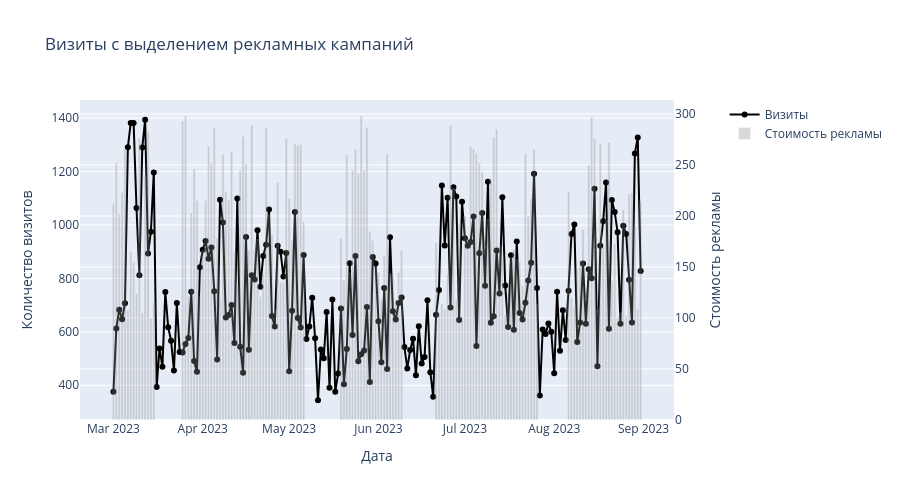

Source (notebook cell):
### Code cell
# Создаем подграфики
fig = make_subplots(specs=[[{"secondary_y": True}]])

# Получаем уникальные кампании
unique_campaigns = visits_registrations_ads['utm_campaign'].unique()

# Добавляем график визитов
fig.add_trace(
    go.Scatter(x=visits_registrations_ads['date_group'], 
               y=visits_registrations_ads['visits'],
               mode='lines+markers',
               name='Визиты',
               line=dict(color='black', width=2),
               marker=dict(size=6)),
    secondary_y=False
)

# Добавляем столбцы стоимости рекламы
fig.add_trace(
    go.Bar(x=visits_registrations_ads['date_group'], 
           y=visits_registrations_ads['cost'],
           name='Стоимость рекламы',
           marker_color='gray',
           opacity=0.3),
    secondary_y=True
)

# Добавляем цветовые области для кампаний
for campaign in unique_campaigns:
    if campaign != 'none':
        campaign_data = visits_registrations_ads[visits_registrations_ads['utm_campaign'] == campaign]
        for _, row in campaign_data.iterrows():
            fig.add_vrect(
                x0=row['date_group'] - pd.Timedelta(days=0.5),
                x1=row['date_group'] + pd.Timedelta(days=0.5),
                fillcolor= f'rgba({hash(campaign) % 255}, {(hash(campaign) * 2) % 255}, {(hash(campaign) * 3) % 255}, 0.2)',
                opacity=0.3,
                line_width=0,
                name=f'Кампания: {campaign}' if _ == campaign_data.index[0] else None
            )

# Настройка layout
fig.update_layout(
    title='Визиты с выделением рекламных кампаний',
    xaxis_title='Дата',
    hovermode='x unified',
    showlegend=True,
    height=500
)

# Настройка осей
fig.update_yaxes(title_text="Количество визитов", secondary_y=False)
fig.update_yaxes(title_text="Стоимость рекламы", secondary_y=True)

# Показываем график
fig.show()

### Figure 1 — Plotly figure (JSON) as saved in the notebook; plotly's stock layout.template omitted (floating-point values rounded to 4 significant figures; data arrays with more than 128 entries replaced by an {"elided": "..."} marker saying what was removed)
{"data": [{"line": {"color": "black", "width": 2}, "marker": {"size": 6}, "mode": "lines+markers", "name": "Визиты", "type": "scatter", "x": {"elided": "184 str values"}, "xaxis": "x", "y": {"elided": "184 int values"}, "yaxis": "y"}, {"marker": {"color": "gray"}, "name": "Стоимость рекламы", "opacity": 0.3, "type": "bar", "x": {"elided": "184 str values"}, "xaxis": "x", "y": {"elided": "184 float values"}, "yaxis": "y2"}], "layout": {"height": 500, "hovermode": "x unified", "shapes": [{"fillcolor": "rgba(117, 234, 96, 0.2)", "line": {"width": 0}, "name": "Кампания: advanced_algorithms_series", "opacity": 0.3, "type": "rect", "x0": "2023-03-01", "x1": "2023-03-01", "xref": "x", "y0": 0, "y1": 1, "yref": "y domain"}, {"fillcolor": "rgba(117, 234, 96, 0.2)", "line": {"width": 0}, "opacity": 0.3, "type": "rect", "x0": "2023-03-02", "x1": "2023-03-02", "xref": "x", "y0": 0, "y1": 1, "yref": "y domain"}, {"fillcolor": "rgba(117, 234, 96, 0.2)", "line": {"width": 0}, "opacity": 0.3, "type": "rect", "x0": "2023-03-03", "x1": "2023-03-03", "xref": "x", "y0": 0, "y1": 1, "yref": "y domain"}, {"fillcolor": "rgba(117, 234, 96, 0.2)", "line": {"width": 0}, "opacity": 0.3, "type": "rect", "x0": "2023-03-04", "x1": "2023-03-04", "xref": "x", "y0": 0, "y1": 1, "yref": "y domain"}, {"fillcolor": "rgba(117, 234, 96, 0.2)", "line": {"width": 0}, "opacity": 0.3, "type": "rect", "x0": "2023-03-05", "x1": "2023-03-05", "xref": "x", "y0": 0, "y1": 1, "yref": "y domain"}, {"fillcolor": "rgba(117, 234, 96, 0.2)", "line": {"width": 0}, "opacity": 0.3, "type": "rect", "x0": "2023-03-06", "x1": "2023-03-06", "xref": "x", "y0": 0, "y1": 1, "yref": "y domain"}, {"fillcolor": "rgba(117, 234, 96, 0.2)", "line": {"width": 0}, "opacity": 0.3, "type": "rect", "x0": "2023-03-07", "x1": "2023-03-07", "xref": "x", "y0": 0, "y1": 1, "yref": "y domain"}, {"fillcolor": "rgba(117, 234, 96, 0.2)", "line": {"width": 0}, "opacity": 0.3, "type": "rect", "x0": "2023-03-08", "x1": "2023-03-08", "xref": "x", "y0": 0, "y1": 1, "yref": "y domain"}, {"fillcolor": "rgba(117, 234, 96, 0.2)", "line": {"width": 0}, "opacity": 0.3, "type": "rect", "x0": "2023-03-09", "x1": "2023-03-09", "xref": "x", "y0": 0, "y1": 1, "yref": "y domain"}, {"fillcolor": "rgba(117, 234, 96, 0.2)", "line": {"width": 0}, "opacity": 0.3, "type": "rect", "x0": "2023-03-10", "x1": "2023-03-10", "xref": "x", "y0": 0, "y1": 1, "yref": "y domain"}, {"fillcolor": "rgba(117, 234, 96, 0.2)", "line": {"width": 0}, "opacity": 0.3, "type": "rect", "x0": "2023-03-11", "x1": "2023-03-11", "xref": "x", "y0": 0, "y1": 1, "yref": "y domain"}, {"fillcolor": "rgba(117, 234, 96, 0.2)", "line": {"width": 0}, "opacity": 0.3, "type": "rect", "x0": "2023-03-12", "x1": "2023-03-12", "xref": "x", "y0": 0, "y1": 1, "yref": "y domain"}, {"fillcolor": "rgba(117, 234, 96, 0.2)", "line": {"width": 0}, "opacity": 0.3, "type": "rect", "x0": "2023-03-13", "x1": "2023-03-13", "xref": "x", "y0": 0, "y1": 1, "yref": "y domain"}, {"fillcolor": "rgba(117, 234, 96, 0.2)", "line": {"width": 0}, "opacity": 0.3, "type": "rect", "x0": "2023-03-14", "x1": "2023-03-14", "xref": "x", "y0": 0, "y1": 1, "yref": "y domain"}, {"fillcolor": "rgba(117, 234, 96, 0.2)", "line": {"width": 0}, "opacity": 0.3, "type": "rect", "x0": "2023-03-15", "x1": "2023-03-15", "xref": "x", "y0": 0, "y1": 1, "yref": "y domain"}, {"fillcolor": "rgba(46, 92, 138, 0.2)", "line": {"width": 0}, "name": "Кампания: virtual_reality_workshop", "opacity": 0.3, "type": "rect", "x0": "2023-03-25", "x1": "2023-03-25", "xref": "x", "y0": 0, "y1": 1, "yref": "y domain"}, {"fillcolor": "rgba(46, 92, 138, 0.2)", "line": {"width": 0}, "opacity": 0.3, "type": "rect", "x0": "2023-03-26", "x1": "2023-03-26", "xref": "x", "y0": 0, "y1": 1, "yref": "y domain"}, {"fillcolor": "rgba(46, 92, 138, 0.2)", "line": {"width": 0}, "opacity": 0.3, "type": "rect", "x0": "2023-03-27", "x1": "2023-03-27", "xref": "x", "y0": 0, "y1": 1, "yref": "y domain"}, {"fillcolor": "rgba(46, 92, 138, 0.2)", "line": {"width": 0}, "opacity": 0.3, "type": "rect", "x0": "2023-03-28", "x1": "2023-03-28", "xref": "x", "y0": 0, "y1": 1, "yref": "y domain"}, {"fillcolor": "rgba(46, 92, 138, 0.2)", "line": {"width": 0}, "opacity": 0.3, "type": "rect", "x0": "2023-03-29", "x1": "2023-03-29", "xref": "x", "y0": 0, "y1": 1, "yref": "y domain"}, {"fillcolor": "rgba(46, 92, 138, 0.2)", "line": {"width": 0}, "opacity": 0.3, "type": "rect", "x0": "2023-03-30", "x1": "2023-03-30", "xref": "x", "y0": 0, "y1": 1, "yref": "y domain"}, {"fillcolor": "rgba(46, 92, 138, 0.2)", "line": {"width": 0}, "opacity": 0.3, "type": "rect", "x0": "2023-03-31", "x1": "2023-03-31", "xref": "x", "y0": 0, "y1": 1, "yref": "y domain"}, {"fillcolor": "rgba(46, 92, 138, 0.2)", "line": {"width": 0}, "opacity": 0.3, "type": "rect", "x0": "2023-04-01", "x1": "2023-04-01", "xref": "x", "y0": 0, "y1": 1, "yref": "y domain"}, {"fillcolor": "rgba(46, 92, 138, 0.2)", "line": {"width": 0}, "opacity": 0.3, "type": "rect", "x0": "2023-04-02", "x1": "2023-04-02", "xref": "x", "y0": 0, "y1": 1, "yref": "y domain"}, {"fillcolor": "rgba(46, 92, 138, 0.2)", "line": {"width": 0}, "opacity": 0.3, "type": "rect", "x0": "2023-04-03", "x1": "2023-04-03", "xref": "x", "y0": 0, "y1": 1, "yref": "y domain"}, {"fillcolor": "rgba(46, 92, 138, 0.2)", "line": {"width": 0}, "opacity": 0.3, "type": "rect", "x0": "2023-04-04", "x1": "2023-04-04", "xref": "x", "y0": 0, "y1": 1, "yref": "y domain"}, {"fillcolor": "rgba(46, 92, 138, 0.2)", "line": {"width": 0}, "opacity": 0.3, "type": "rect", "x0": "2023-04-05", "x1": "2023-04-05", "xref": "x", "y0": 0, "y1": 1, "yref": "y domain"}, {"fillcolor": "rgba(46, 92, 138, 0.2)", "line": {"width": 0}, "opacity": 0.3, "type": "rect", "x0": "2023-04-06", "x1": "2023-04-06", "xref": "x", "y0": 0, "y1": 1, "yref": "y domain"}, {"fillcolor": "rgba(46, 92, 138, 0.2)", "line": {"width": 0}, "opacity": 0.3, "type": "rect", "x0": "2023-04-07", "x1": "2023-04-07", "xref": "x", "y0": 0, "y1": 1, "yref": "y domain"}, {"fillcolor": "rgba(46, 92, 138, 0.2)", "line": {"width": 0}, "opacity": 0.3, "type": "rect", "x0": "2023-04-08", "x1": "2023-04-08", "xref": "x", "y0": 0, "y1": 1, "yref": "y domain"}, {"fillcolor": "rgba(46, 92, 138, 0.2)", "line": {"width": 0}, "opacity": 0.3, "type": "rect", "x0": "2023-04-09", "x1": "2023-04-09", "xref": "x", "y0": 0, "y1": 1, "yref": "y domain"}, {"fillcolor": "rgba(46, 92, 138, 0.2)", "line": {"width": 0}, "opacity": 0.3, "type": "rect", "x0": "2023-04-10", "x1": "2023-04-10", "xref": "x", "y0": 0, "y1": 1, "yref": "y domain"}, {"fillcolor": "rgba(46, 92, 138, 0.2)", "line": {"width": 0}, "opacity": 0.3, "type": "rect", "x0": "2023-04-11", "x1": "2023-04-11", "xref": "x", "y0": 0, "y1": 1, "yref": "y domain"}, {"fillcolor": "rgba(46, 92, 138, 0.2)", "line": {"width": 0}, "opacity": 0.3, "type": "rect", "x0": "2023-04-12", "x1": "2023-04-12", "xref": "x", "y0": 0, "y1": 1, "yref": "y domain"}, {"fillcolor": "rgba(46, 92, 138, 0.2)", "line": {"width": 0}, "opacity": 0.3, "type": "rect", "x0": "2023-04-13", "x1": "2023-04-13", "xref": "x", "y0": 0, "y1": 1, "yref": "y domain"}, {"fillcolor": "rgba(46, 92, 138, 0.2)", "line": {"width": 0}, "opacity": 0.3, "type": "rect", "x0": "2023-04-14", "x1": "2023-04-14", "xref": "x", "y0": 0, "y1": 1, "yref": "y domain"}, {"fillcolor": "rgba(46, 92, 138, 0.2)", "line": {"width": 0}, "opacity": 0.3, "type": "rect", "x0": "2023-04-15", "x1": "2023-04-15", "xref": "x", "y0": 0, "y1": 1, "yref": "y domain"}, {"fillcolor": "rgba(46, 92, 138, 0.2)", "line": {"width": 0}, "opacity": 0.3, "type": "rect", "x0": "2023-04-16", "x1": "2023-04-16", "xref": "x", "y0": 0, "y1": 1, "yref": "y domain"}, {"fillcolor": "rgba(46, 92, 138, 0.2)", "line": {"width": 0}, "opacity": 0.3, "type": "rect", "x0": "2023-04-17", "x1": "2023-04-17", "xref": "x", "y0": 0, "y1": 1, "yref": "y domain"}, {"fillcolor": "rgba(46, 92, 138, 0.2)", "line": {"width": 0}, "opacity": 0.3, "type": "rect", "x0": "2023-04-18", "x1": "2023-04-18", "xref": "x", "y0": 0, "y1": 1, "yref": "y domain"}, {"fillcolor": "rgba(46, 92, 138, 0.2)", "line": {"width": 0}, "opacity": 0.3, "type": "rect", "x0": "2023-04-19", "x1": "2023-04-19", "xref": "x", "y0": 0, "y1": 1, "yref": "y domain"}, {"fillcolor": "rgba(46, 92, 138, 0.2)", "line": {"width": 0}, "opacity": 0.3, "type": "rect", "x0": "2023-04-20", "x1": "2023-04-20", "xref": "x", "y0": 0, "y1": 1, "yref": "y domain"}, {"fillcolor": "rgba(46, 92, 138, 0.2)", "line": {"width": 0}, "opacity": 0.3, "type": "rect", "x0": "2023-04-21", "x1": "2023-04-21", "xref": "x", "y0": 0, "y1": 1, "yref": "y domain"}, {"fillcolor": "rgba(46, 92, 138, 0.2)", "line": {"width": 0}, "opacity": 0.3, "type": "rect", "x0": "2023-04-22", "x1": "2023-04-22", "xref": "x", "y0": 0, "y1": 1, "yref": "y domain"}, {"fillcolor": "rgba(46, 92, 138, 0.2)", "line": {"width": 0}, "opacity": 0.3, "type": "rect", "x0": "2023-04-23", "x1": "2023-04-23", "xref": "x", "y0": 0, "y1": 1, "yref": "y domain"}, {"fillcolor": "rgba(46, 92, 138, 0.2)", "line": {"width": 0}, "opacity": 0.3, "type": "rect", "x0": "2023-04-24", "x1": "2023-04-24", "xref": "x", "y0": 0, "y1": 1, "yref": "y domain"}, {"fillcolor": "rgba(46, 92, 138, 0.2)", "line": {"width": 0}, "opacity": 0.3, "type": "rect", "x0": "2023-04-25", "x1": "2023-04-25", "xref": "x", "y0": 0, "y1": 1, "yref": "y domain"}, {"fillcolor": "rgba(46, 92, 138, 0.2)", "line": {"width": 0}, "opacity": 0.3, "type": "rect", "x0": "2023-04-26", "x1": "2023-04-26", "xref": "x", "y0": 0, "y1": 1, "yref": "y domain"}, {"fillcolor": "rgba(46, 92, 138, 0.2)", "line": {"width": 0}, "opacity": 0.3, "type": "rect", "x0": "2023-04-27", "x1": "2023-04-27", "xref": "x", "y0": 0, "y1": 1, "yref": "y domain"}, {"fillcolor": "rgba(46, 92, 138, 0.2)", "line": {"width": 0}, "opacity": 0.3, "type": "rect", "x0": "2023-04-28", "x1": "2023-04-28", "xref": "x", "y0": 0, "y1": 1, "yref": "y domain"}, {"fillcolor": "rgba(46, 92, 138, 0.2)", "line": {"width": 0}, "opacity": 0.3, "type": "rect", "x0": "2023-04-29", "x1": "2023-04-29", "xref": "x", "y0": 0, "y1": 1, "yref": "y domain"}, {"fillcolor": "rgba(46, 92, 138, 0.2)", "line": {"width": 0}, "opacity": 0.3, "type": "rect", "x0": "2023-04-30", "x1": "2023-04-30", "xref": "x", "y0": 0, "y1": 1, "yref": "y domain"}, {"fillcolor": "rgba(46, 92, 138, 0.2)", "line": {"width": 0}, "opacity": 0.3, "type": "rect", "x0": "2023-05-01", "x1": "2023-05-01", "xref": "x", "y0": 0, "y1": 1, "yref": "y domain"}, {"fillcolor": "rgba(46, 92, 138, 0.2)", "line": {"width": 0}, "opacity": 0.3, "type": "rect", "x0": "2023-05-02", "x1": "2023-05-02", "xref": "x", "y0": 0, "y1": 1, "yref": "y domain"}, {"fillcolor": "rgba(46, 92, 138, 0.2)", "line": {"width": 0}, "opacity": 0.3, "type": "rect", "x0": "2023-05-03", "x1": "2023-05-03", "xref": "x", "y0": 0, "y1": 1, "yref": "y domain"}, {"fillcolor": "rgba(46, 92, 138, 0.2)", "line": {"width": 0}, "opacity": 0.3, "type": "rect", "x0": "2023-05-04", "x1": "2023-05-04", "xref": "x", "y0": 0, "y1": 1, "yref": "y domain"}, {"fillcolor": "rgba(46, 92, 138, 0.2)", "line": {"width": 0}, "opacity": 0.3, "type": "rect", "x0": "2023-05-05", "x1": "2023-05-05", "xref": "x", "y0": 0, "y1": 1, "yref": "y domain"}, {"fillcolor": "rgba(46, 92, 138, 0.2)", "line": {"width": 0}, "opacity": 0.3, "type": "rect", "x0": "2023-05-06", "x1": "2023-05-06", "xref": "x", "y0": 0, "y1": 1, "yref": "y domain"}, {"fillcolor": "rgba(117, 234, 96, 0.2)", "line": {"width": 0}, "name": "Кампания: ui_ux_design_drive", "opacity": 0.3, "type": "rect", "x0": "2023-05-19", "x1": "2023-05-19", "xref": "x", "y0": 0, "y1": 1, "yref": "y domain"}, {"fillcolor": "rgba(117, 234, 96, 0.2)", "line": {"width": 0}, "opacity": 0.3, "type": "rect", "x0": "2023-05-20", "x1": "2023-05-20", "xref": "x", "y0": 0, "y1": 1, "yref": "y domain"}, {"fillcolor": "rgba(117, 234, 96, 0.2)", "line": {"width": 0}, "opacity": 0.3, "type": "rect", "x0": "2023-05-21", "x1": "2023-05-21", "xref": "x", "y0": 0, "y1": 1, "yref": "y domain"}, {"fillcolor": "rgba(117, 234, 96, 0.2)", "line": {"width": 0}, "opacity": 0.3, "type": "rect", "x0": "2023-05-22", "x1": "2023-05-22", "xref": "x", "y0": 0, "y1": 1, "yref": "y domain"}, {"fillcolor": "rgba(117, 234, 96, 0.2)", "line": {"width": 0}, "opacity": 0.3, "type": "rect", "x0": "2023-05-23", "x1": "2023-05-23", "xref": "x", "y0": 0, "y1": 1, "yref": "y domain"}, {"fillcolor": "rgba(117, 234, 96, 0.2)", "line": {"width": 0}, "opacity": 0.3, "type": "rect", "x0": "2023-05-24", "x1": "2023-05-24", "xref": "x", "y0": 0, "y1": 1, "yref": "y domain"}, {"fillcolor": "rgba(117, 234, 96, 0.2)", "line": {"width": 0}, "opacity": 0.3, "type": "rect", "x0": "2023-05-25", "x1": "2023-05-25", "xref": "x", "y0": 0, "y1": 1, "yref": "y domain"}, {"fillcolor": "rgba(117, 234, 96, 0.2)", "line": {"width": 0}, "opacity": 0.3, "type": "rect", "x0": "2023-05-26", "x1": "2023-05-26", "xref": "x", "y0": 0, "y1": 1, "yref": "y domain"}, {"fillcolor": "rgba(117, 234, 96, 0.2)", "line": {"width": 0}, "opacity": 0.3, "type": "rect", "x0": "2023-05-27", "x1": "2023-05-27", "xref": "x", "y0": 0, "y1": 1, "yref": "y domain"}, {"fillcolor": "rgba(117, 234, 96, 0.2)", "line": {"width": 0}, "opacity": 0.3, "type": "rect", "x0": "2023-05-28", "x1": "2023-05-28", "xref": "x", "y0": 0, "y1": 1, "yref": "y domain"}, {"fillcolor": "rgba(117, 234, 96, 0.2)", "line": {"width": 0}, "opacity": 0.3, "type": "rect", "x0": "2023-05-29", "x1": "2023-05-29", "xref": "x", "y0": 0, "y1": 1, "yref": "y domain"}, {"fillcolor": "rgba(117, 234, 96, 0.2)", "line": {"width": 0}, "opacity": 0.3, "type": "rect", "x0": "2023-05-30", "x1": "2023-05-30", "xref": "x", "y0": 0, "y1": 1, "yref": "y domain"}, {"fillcolor": "rgba(117, 234, 96, 0.2)", "line": {"width": 0}, "opacity": 0.3, "type": "rect", "x0": "2023-05-31", "x1": "2023-05-31", "xref": "x", "y0": 0, "y1": 1, "yref": "y domain"}, {"fillcolor": "rgba(117, 234, 96, 0.2)", "line": {"width": 0}, "opacity": 0.3, "type": "rect", "x0": "2023-06-01", "x1": "2023-06-01", "xref": "x", "y0": 0, "y1": 1, "yref": "y domain"}, {"fillcolor": "rgba(117, 234, 96, 0.2)", "line": {"width": 0}, "opacity": 0.3, "type": "rect", "x0": "2023-06-02", "x1": "2023-06-02", "xref": "x", "y0": 0, "y1": 1, "yref": "y domain"}, {"fillcolor": "rgba(117, 234, 96, 0.2)", "line": {"width": 0}, "opacity": 0.3, "type": "rect", "x0": "2023-06-03", "x1": "2023-06-03", "xref": "x", "y0": 0, "y1": 1, "yref": "y domain"}, {"fillcolor": "rgba(117, 234, 96, 0.2)", "line": {"width": 0}, "opacity": 0.3, "type": "rect", "x0": "2023-06-04", "x1": "2023-06-04", "xref": "x", "y0": 0, "y1": 1, "yref": "y domain"}, {"fillcolor": "rgba(117, 234, 96, 0.2)", "line": {"width": 0}, "opacity": 0.3, "type": "rect", "x0": "2023-06-05", "x1": "2023-06-05", "xref": "x", "y0": 0, "y1": 1, "yref": "y domain"}, {"fillcolor": "rgba(117, 234, 96, 0.2)", "line": {"width": 0}, "opacity": 0.3, "type": "rect", "x0": "2023-06-06", "x1": "2023-06-06", "xref": "x", "y0": 0, "y1": 1, "yref": "y domain"}, {"fillcolor": "rgba(117, 234, 96, 0.2)", "line": {"width": 0}, "opacity": 0.3, "type": "rect", "x0": "2023-06-07", "x1": "2023-06-07", "xref": "x", "y0": 0, "y1": 1, "yref": "y domain"}, {"fillcolor": "rgba(117, 234, 96, 0.2)", "line": {"width": 0}, "opacity": 0.3, "type": "rect", "x0": "2023-06-08", "x1": "2023-06-08", "xref": "x", "y0": 0, "y1": 1, "yref": "y domain"}, {"fillcolor": "rgba(117, 234, 96, 0.2)", "line": {"width": 0}, "opacity": 0.3, "type": "rect", "x0": "2023-06-09", "x1": "2023-06-09", "xref": "x", "y0": 0, "y1": 1, "yref": "y domain"}, {"fillcolor": "rgba(246, 237, 228, 0.2)", "line": {"width": 0}, "name": "Кампания: women_in_tech_symposium", "opacity": 0.3, "type": "rect", "x0": "2023-06-21", "x1": "2023-06-21", "xref": "x", "y0": 0, "y1": 1, "yref": "y domain"}, {"fillcolor": "rgba(246, 237, 228, 0.2)", "line": {"width": 0}, "opacity": 0.3, "type": "rect", "x0": "2023-06-22", "x1": "2023-06-22", "xref": "x", "y0": 0, "y1": 1, "yref": "y domain"}, {"fillcolor": "rgba(246, 237, 228, 0.2)", "line": {"width": 0}, "opacity": 0.3, "type": "rect", "x0": "2023-06-23", "x1": "2023-06-23", "xref": "x", "y0": 0, "y1": 1, "yref": "y domain"}, {"fillcolor": "rgba(246, 237, 228, 0.2)", "line": {"width": 0}, "opacity": 0.3, "type": "rect", "x0": "2023-06-24", "x1": "2023-06-24", "xref": "x", "y0": 0, "y1": 1, "yref": "y domain"}, {"fillcolor": "rgba(246, 237, 228, 0.2)", "line": {"width": 0}, "opacity": 0.3, "type": "rect", "x0": "2023-06-25", "x1": "2023-06-25", "xref": "x", "y0": 0, "y1": 1, "yref": "y domain"}, {"fillcolor": "rgba(246, 237, 228, 0.2)", "line": {"width": 0}, "opacity": 0.3, "type": "rect", "x0": "2023-06-26", "x1": "2023-06-26", "xref": "x", "y0": 0, "y1": 1, "yref": "y domain"}, {"fillcolor": "rgba(246, 237, 228, 0.2)", "line": {"width": 0}, "opacity": 0.3, "type": "rect", "x0": "2023-06-27", "x1": "2023-06-27", "xref": "x", "y0": 0, "y1": 1, "yref": "y domain"}, {"fillcolor": "rgba(246, 237, 228, 0.2)", "line": {"width": 0}, "opacity": 0.3, "type": "rect", "x0": "2023-06-28", "x1": "2023-06-28", "xref": "x", "y0": 0, "y1": 1, "yref": "y domain"}, {"fillcolor": "rgba(246, 237, 228, 0.2)", "line": {"width": 0}, "opacity": 0.3, "type": "rect", "x0": "2023-06-29", "x1": "2023-06-29", "xref": "x", "y0": 0, "y1": 1, "yref": "y domain"}, {"fillcolor": "rgba(246, 237, 228, 0.2)", "line": {"width": 0}, "opacity": 0.3, "type": "rect", "x0": "2023-06-30", "x1": "2023-06-30", "xref": "x", "y0": 0, "y1": 1, "yref": "y domain"}, {"fillcolor": "rgba(246, 237, 228, 0.2)", "line": {"width": 0}, "opacity": 0.3, "type": "rect", "x0": "2023-07-01", "x1": "2023-07-01", "xref": "x", "y0": 0, "y1": 1, "yref": "y domain"}, {"fillcolor": "rgba(246, 237, 228, 0.2)", "line": {"width": 0}, "opacity": 0.3, "type": "rect", "x0": "2023-07-02", "x1": "2023-07-02", "xref": "x", "y0": 0, "y1": 1, "yref": "y domain"}, {"fillcolor": "rgba(246, 237, 228, 0.2)", "line": {"width": 0}, "opacity": 0.3, "type": "rect", "x0": "2023-07-03", "x1": "2023-07-03", "xref": "x", "y0": 0, "y1": 1, "yref": "y domain"}, {"fillcolor": "rgba(246, 237, 228, 0.2)", "line": {"width": 0}, "opacity": 0.3, "type": "rect", "x0": "2023-07-04", "x1": "2023-07-04", "xref": "x", "y0": 0, "y1": 1, "yref": "y domain"}, {"fillcolor": "rgba(246, 237, 228, 0.2)", "line": {"width": 0}, "opacity": 0.3, "type": "rect", "x0": "2023-07-05", "x1": "2023-07-05", "xref": "x", "y0": 0, "y1": 1, "yref": "y domain"}, {"fillcolor": "rgba(246, 237, 228, 0.2)", "line": {"width": 0}, "opacity": 0.3, "type": "rect", "x0": "2023-07-06", "x1": "2023-07-06", "xref": "x", "y0": 0, "y1": 1, "yref": "y domain"}, {"fillcolor": "rgba(246, 237, 228, 0.2)", "line": {"width": 0}, "opacity": 0.3, "type": "rect", "x0": "2023-07-07", "x1": "2023-07-07", "xref": "x", "y0": 0, "y1": 1, "yref": "y domain"}, {"fillcolor": "rgba(246, 237, 228, 0.2)", "line": {"width": 0}, "opacity": 0.3, "type": "rect", "x0": "2023-07-08", "x1": "2023-07-08", "xref": "x", "y0": 0, "y1": 1, "yref": "y domain"}, {"fillcolor": "rgba(246, 237, 228, 0.2)", "line": {"width": 0}, "opacity": 0.3, "type": "rect", "x0": "2023-07-09", "x1": "2023-07-09", "xref": "x", "y0": 0, "y1": 1, "yref": "y domain"}, {"fillcolor": "rgba(246, 237, 228, 0.2)", "line": {"width": 0}, "opacity": 0.3, "type": "rect", "x0": "2023-07-10", "x1": "2023-07-10", "xref": "x", "y0": 0, "y1": 1, "yref": "y domain"}, {"fillcolor": "rgba(246, 237, 228, 0.2)", "line": {"width": 0}, "opacity": 0.3, "type": "rect", "x0": "2023-07-11", "x1": "2023-07-11", "xref": "x", "y0": 0, "y1": 1, "yref": "y domain"}, {"fillcolor": "rgba(246, 237, 228, 0.2)", "line": {"width": 0}, "opacity": 0.3, "type": "rect", "x0": "2023-07-12", "x1": "2023-07-12", "xref": "x", "y0": 0, "y1": 1, "yref": "y domain"}, {"fillcolor": "rgba(246, 237, 228, 0.2)", "line": {"width": 0}, "opacity": 0.3, "type": "rect", "x0": "2023-07-13", "x1": "2023-07-13", "xref": "x", "y0": 0, "y1": 1, "yref": "y domain"}, {"fillcolor": "rgba(246, 237, 228, 0.2)", "line": {"width": 0}, "opacity": 0.3, "type": "rect", "x0": "2023-07-14", "x1": "2023-07-14", "xref": "x", "y0": 0, "y1": 1, "yref": "y domain"}, {"fillcolor": "rgba(246, 237, 228, 0.2)", "line": {"width": 0}, "opacity": 0.3, "type": "rect", "x0": "2023-07-15", "x1": "2023-07-15", "xref": "x", "y0": 0, "y1": 1, "yref": "y domain"}, {"fillcolor": "rgba(246, 237, 228, 0.2)", "line": {"width": 0}, "opacity": 0.3, "type": "rect", "x0": "2023-07-16", "x1": "2023-07-16", "xref": "x", "y0": 0, "y1": 1, "yref": "y domain"}, {"fillcolor": "rgba(246, 237, 228, 0.2)", "line": {"width": 0}, "opacity": 0.3, "type": "rect", "x0": "2023-07-17", "x1": "2023-07-17", "xref": "x", "y0": 0, "y1": 1, "yref": "y domain"}, {"fillcolor": "rgba(246, 237, 228, 0.2)", "line": {"width": 0}, "opacity": 0.3, "type": "rect", "x0": "2023-07-18", "x1": "2023-07-18", "xref": "x", "y0": 0, "y1": 1, "yref": "y domain"}, {"fillcolor": "rgba(246, 237, 228, 0.2)", "line": {"width": 0}, "opacity": 0.3, "type": "rect", "x0": "2023-07-19", "x1": "2023-07-19", "xref": "x", "y0": 0, "y1": 1, "yref": "y domain"}, {"fillcolor": "rgba(246, 237, 228, 0.2)", "line": {"width": 0}, "opacity": 0.3, "type": "rect", "x0": "2023-07-20", "x1": "2023-07-20", "xref": "x", "y0": 0, "y1": 1, "yref": "y domain"}, {"fillcolor": "rgba(246, 237, 228, 0.2)", "line": {"width": 0}, "opacity": 0.3, "type": "rect", "x0": "2023-07-21", "x1": "2023-07-21", "xref": "x", "y0": 0, "y1": 1, "yref": "y domain"}, {"fillcolor": "rgba(246, 237, 228, 0.2)", "line": {"width": 0}, "opacity": 0.3, "type": "rect", "x0": "2023-07-22", "x1": "2023-07-22", "xref": "x", "y0": 0, "y1": 1, "yref": "y domain"}, {"fillcolor": "rgba(246, 237, 228, 0.2)", "line": {"width": 0}, "opacity": 0.3, "type": "rect", "x0": "2023-07-23", "x1": "2023-07-23", "xref": "x", "y0": 0, "y1": 1, "yref": "y domain"}, {"fillcolor": "rgba(246, 237, 228, 0.2)", "line": {"width": 0}, "opacity": 0.3, "type": "rect", "x0": "2023-07-24", "x1": "2023-07-24", "xref": "x", "y0": 0, "y1": 1, "yref": "y domain"}, {"fillcolor": "rgba(246, 237, 228, 0.2)", "line": {"width": 0}, "opacity": 0.3, "type": "rect", "x0": "2023-07-25", "x1": "2023-07-25", "xref": "x", "y0": 0, "y1": 1, "yref": "y domain"}, {"fillcolor": "rgba(246, 237, 228, 0.2)", "line": {"width": 0}, "opacity": 0.3, "type": "rect", "x0": "2023-07-26", "x1": "2023-07-26", "xref": "x", "y0": 0, "y1": 1, "yref": "y domain"}, {"fillcolor": "rgba(212, 169, 126, 0.2)", "line": {"width": 0}, "name": "Кампания: intro_to_python_course", "opacity": 0.3, "type": "rect", "x0": "2023-08-06", "x1": "2023-08-06", "xref": "x", "y0": 0, "y1": 1, "yref": "y domain"}, {"fillcolor": "rgba(212, 169, 126, 0.2)", "line": {"width": 0}, "opacity": 0.3, "type": "rect", "x0": "2023-08-07", "x1": "2023-08-07", "xref": "x", "y0": 0, "y1": 1, "yref": "y domain"}, {"fillcolor": "rgba(212, 169, 126, 0.2)", "line": {"width": 0}, "opacity": 0.3, "type": "rect", "x0": "2023-08-08", "x1": "2023-08-08", "xref": "x", "y0": 0, "y1": 1, "yref": "y domain"}, {"fillcolor": "rgba(212, 169, 126, 0.2)", "line": {"width": 0}, "opacity": 0.3, "type": "rect", "x0": "2023-08-09", "x1": "2023-08-09", "xref": "x", "y0": 0, "y1": 1, "yref": "y domain"}, {"fillcolor": "rgba(212, 169, 126, 0.2)", "line": {"width": 0}, "opacity": 0.3, "type": "rect", "x0": "2023-08-10", "x1": "2023-08-10", "xref": "x", "y0": 0, "y1": 1, "yref": "y domain"}, {"fillcolor": "rgba(212, 169, 126, 0.2)", "line": {"width": 0}, "opacity": 0.3, "type": "rect", "x0": "2023-08-11", "x1": "2023-08-11", "xref": "x", "y0": 0, "y1": 1, "yref": "y domain"}, {"fillcolor": "rgba(212, 169, 126, 0.2)", "line": {"width": 0}, "opacity": 0.3, "type": "rect", "x0": "2023-08-12", "x1": "2023-08-12", "xref": "x", "y0": 0, "y1": 1, "yref": "y domain"}, {"fillcolor": "rgba(212, 169, 126, 0.2)", "line": {"width": 0}, "opacity": 0.3, "type": "rect", "x0": "2023-08-13", "x1": "2023-08-13", "xref": "x", "y0": 0, "y1": 1, "yref": "y domain"}, {"fillcolor": "rgba(212, 169, 126, 0.2)", "line": {"width": 0}, "opacity": 0.3, "type": "rect", "x0": "2023-08-14", "x1": "2023-08-14", "xref": "x", "y0": 0, "y1": 1, "yref": "y domain"}, {"fillcolor": "rgba(212, 169, 126, 0.2)", "line": {"width": 0}, "opacity": 0.3, "type": "rect", "x0": "2023-08-15", "x1": "2023-08-15", "xref": "x", "y0": 0, "y1": 1, "yref": "y domain"}, {"fillcolor": "rgba(212, 169, 126, 0.2)", "line": {"width": 0}, "opacity": 0.3, "type": "rect", "x0": "2023-08-16", "x1": "2023-08-16", "xref": "x", "y0": 0, "y1": 1, "yref": "y domain"}, {"fillcolor": "rgba(212, 169, 126, 0.2)", "line": {"width": 0}, "opacity": 0.3, "type": "rect", "x0": "2023-08-17", "x1": "2023-08-17", "xref": "x", "y0": 0, "y1": 1, "yref": "y domain"}, {"fillcolor": "rgba(212, 169, 126, 0.2)", "line": {"width": 0}, "opacity": 0.3, "type": "rect", "x0": "2023-08-18", "x1": "2023-08-18", "xref": "x", "y0": 0, "y1": 1, "yref": "y domain"}, {"fillcolor": "rgba(212, 169, 126, 0.2)", "line": {"width": 0}, "opacity": 0.3, "type": "rect", "x0": "2023-08-19", "x1": "2023-08-19", "xref": "x", "y0": 0, "y1": 1, "yref": "y domain"}, {"fillcolor": "rgba(212, 169, 126, 0.2)", "line": {"width": 0}, "opacity": 0.3, "type": "rect", "x0": "2023-08-20", "x1": "2023-08-20", "xref": "x", "y0": 0, "y1": 1, "yref": "y domain"}, {"fillcolor": "rgba(212, 169, 126, 0.2)", "line": {"width": 0}, "opacity": 0.3, "type": "rect", "x0": "2023-08-21", "x1": "2023-08-21", "xref": "x", "y0": 0, "y1": 1, "yref": "y domain"}, {"fillcolor": "rgba(212, 169, 126, 0.2)", "line": {"width": 0}, "opacity": 0.3, "type": "rect", "x0": "2023-08-22", "x1": "2023-08-22", "xref": "x", "y0": 0, "y1": 1, "yref": "y domain"}, {"fillcolor": "rgba(212, 169, 126, 0.2)", "line": {"width": 0}, "opacity": 0.3, "type": "rect", "x0": "2023-08-23", "x1": "2023-08-23", "xref": "x", "y0": 0, "y1": 1, "yref": "y domain"}, {"fillcolor": "rgba(212, 169, 126, 0.2)", "line": {"width": 0}, "opacity": 0.3, "type": "rect", "x0": "2023-08-24", "x1": "2023-08-24", "xref": "x", "y0": 0, "y1": 1, "yref": "y domain"}, {"fillcolor": "rgba(212, 169, 126, 0.2)", "line": {"width": 0}, "opacity": 0.3, "type": "rect", "x0": "2023-08-25", "x1": "2023-08-25", "xref": "x", "y0": 0, "y1": 1, "yref": "y domain"}, {"fillcolor": "rgba(212, 169, 126, 0.2)", "line": {"width": 0}, "opacity": 0.3, "type": "rect", "x0": "2023-08-26", "x1": "2023-08-26", "xref": "x", "y0": 0, "y1": 1, "yref": "y domain"}, {"fillcolor": "rgba(212, 169, 126, 0.2)", "line": {"width": 0}, "opacity": 0.3, "type": "rect", "x0": "2023-08-27", "x1": "2023-08-27", "xref": "x", "y0": 0, "y1": 1, "yref": "y domain"}, {"fillcolor": "rgba(212, 169, 126, 0.2)", "line": {"width": 0}, "opacity": 0.3, "type": "rect", "x0": "2023-08-28", "x1": "2023-08-28", "xref": "x", "y0": 0, "y1": 1, "yref": "y domain"}, {"fillcolor": "rgba(212, 169, 126, 0.2)", "line": {"width": 0}, "opacity": 0.3, "type": "rect", "x0": "2023-08-29", "x1": "2023-08-29", "xref": "x", "y0": 0, "y1": 1, "yref": "y domain"}, {"fillcolor": "rgba(212, 169, 126, 0.2)", "line": {"width": 0}, "opacity": 0.3, "type": "rect", "x0": "2023-08-30", "x1": "2023-08-30", "xref": "x", "y0": 0, "y1": 1, "yref": "y domain"}, {"fillcolor": "rgba(212, 169, 126, 0.2)", "line": {"width": 0}, "opacity": 0.3, "type": "rect", "x0": "2023-08-31", "x1": "2023-08-31", "xref": "x", "y0": 0, "y1": 1, "yref": "y domain"}], "showlegend": true, "title": {"text": "Визиты с выделением рекламных кампаний"}, "xaxis": {"anchor": "y", "domain": [0, 0.94], "title": {"text": "Дата"}}, "yaxis": {"anchor": "x", "domain": [0, 1], "title": {"text": "Количество визитов"}}, "yaxis2": {"anchor": "x", "overlaying": "y", "side": "right", "title": {"text": "Стоимость рекламы"}}}}
